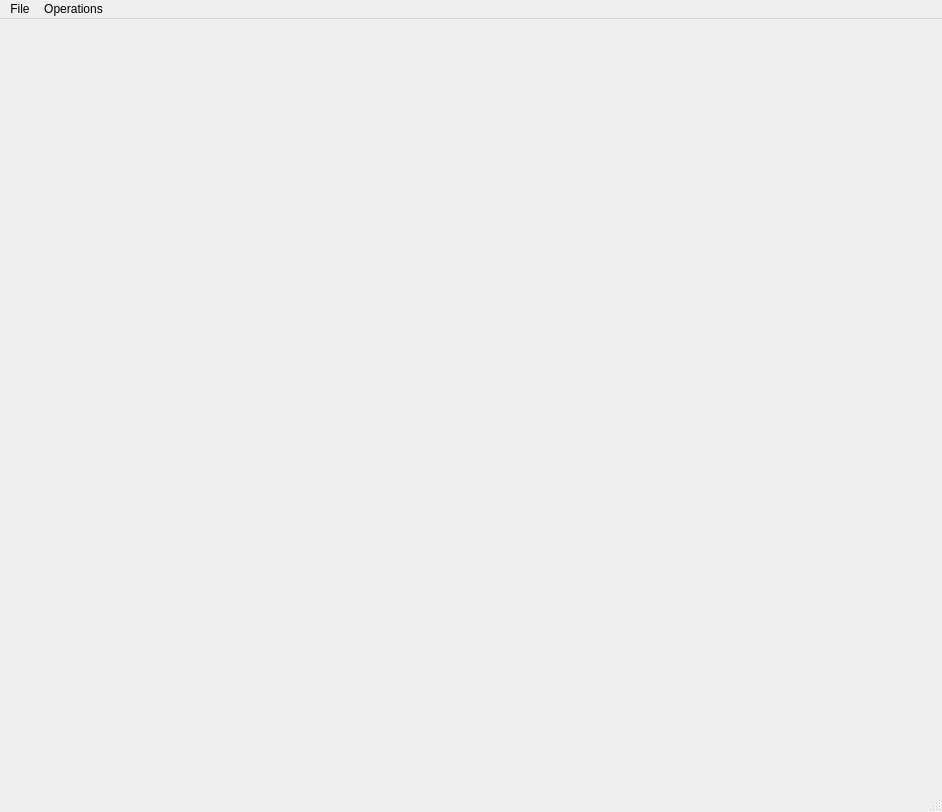
<?xml version="1.0" encoding="UTF-8"?>
<ui version="4.0">
 <class>DvonnWindow</class>
 <widget class="QMainWindow" name="DvonnWindow">
  <property name="geometry">
   <rect>
    <x>0</x>
    <y>0</y>
    <width>942</width>
    <height>812</height>
   </rect>
  </property>
  <property name="windowTitle">
   <string>Dvonn</string>
  </property>
  <widget class="QWidget" name="widget">
   <layout class="QGridLayout">
    <property name="margin">
     <number>10</number>
    </property>
    <property name="spacing">
     <number>6</number>
    </property>
    <item row="0" column="0">
     <widget class="sjSkeletonizer" name="viewer" native="true"/>
    </item>
   </layout>
  </widget>
  <widget class="QMenuBar" name="menubar">
   <property name="geometry">
    <rect>
     <x>0</x>
     <y>0</y>
     <width>942</width>
     <height>21</height>
    </rect>
   </property>
   <widget class="QMenu" name="menuFile">
    <property name="title">
     <string>File</string>
    </property>
    <addaction name="actionOpen_File"/>
   </widget>
   <widget class="QMenu" name="menuOperations">
    <property name="title">
     <string>Operations</string>
    </property>
    <addaction name="actionLaplacian_Smoothing"/>
   </widget>
   <addaction name="menuFile"/>
   <addaction name="menuOperations"/>
  </widget>
  <widget class="QStatusBar" name="statusBar"/>
  <action name="fileOpenAction">
   <property name="icon">
    <iconset>
     <normaloff>../../../QGLViewer/libQGLViewer-2.3.4/examples/contribs/dvonn/image2</normaloff>../../../QGLViewer/libQGLViewer-2.3.4/examples/contribs/dvonn/image2</iconset>
   </property>
   <property name="text">
    <string>&amp;Load game</string>
   </property>
   <property name="iconText">
    <string>Load game</string>
   </property>
   <property name="toolTip">
    <string>Load a saved game</string>
   </property>
   <property name="shortcut">
    <string>Ctrl+O</string>
   </property>
  </action>
  <action name="fileSaveAction">
   <property name="enabled">
    <bool>false</bool>
   </property>
   <property name="icon">
    <iconset>
     <normaloff>../../../QGLViewer/libQGLViewer-2.3.4/examples/contribs/dvonn/image3</normaloff>../../../QGLViewer/libQGLViewer-2.3.4/examples/contribs/dvonn/image3</iconset>
   </property>
   <property name="text">
    <string>&amp;Save</string>
   </property>
   <property name="iconText">
    <string>Save</string>
   </property>
   <property name="shortcut">
    <string>Ctrl+S</string>
   </property>
  </action>
  <action name="fileSaveAsAction">
   <property name="text">
    <string>Save &amp;As...</string>
   </property>
   <property name="iconText">
    <string>Save As</string>
   </property>
   <property name="shortcut">
    <string/>
   </property>
  </action>
  <action name="filePrintAction">
   <property name="icon">
    <iconset>
     <normaloff>../../../QGLViewer/libQGLViewer-2.3.4/examples/contribs/dvonn/image4</normaloff>../../../QGLViewer/libQGLViewer-2.3.4/examples/contribs/dvonn/image4</iconset>
   </property>
   <property name="text">
    <string>&amp;Print...</string>
   </property>
   <property name="iconText">
    <string>Print</string>
   </property>
   <property name="shortcut">
    <string/>
   </property>
  </action>
  <action name="fileExitAction">
   <property name="text">
    <string>E&amp;xit</string>
   </property>
   <property name="iconText">
    <string>Exit</string>
   </property>
   <property name="shortcut">
    <string>Ctrl+Q</string>
   </property>
  </action>
  <action name="gameUndoAction">
   <property name="icon">
    <iconset>
     <normaloff>../../../QGLViewer/libQGLViewer-2.3.4/examples/contribs/dvonn/image5</normaloff>../../../QGLViewer/libQGLViewer-2.3.4/examples/contribs/dvonn/image5</iconset>
   </property>
   <property name="text">
    <string>&amp;Undo</string>
   </property>
   <property name="iconText">
    <string>Undo</string>
   </property>
   <property name="shortcut">
    <string>Ctrl+Z</string>
   </property>
  </action>
  <action name="gameRedoAction">
   <property name="icon">
    <iconset>
     <normaloff>../../../QGLViewer/libQGLViewer-2.3.4/examples/contribs/dvonn/image6</normaloff>../../../QGLViewer/libQGLViewer-2.3.4/examples/contribs/dvonn/image6</iconset>
   </property>
   <property name="text">
    <string>&amp;Redo</string>
   </property>
   <property name="iconText">
    <string>Redo</string>
   </property>
   <property name="shortcut">
    <string>Ctrl+Y</string>
   </property>
  </action>
  <action name="helpHelpAction">
   <property name="text">
    <string>Rules of Dvonn</string>
   </property>
   <property name="iconText">
    <string>Rules of Dvonn</string>
   </property>
  </action>
  <action name="helpAboutAction">
   <property name="text">
    <string>&amp;About...</string>
   </property>
   <property name="iconText">
    <string>About</string>
   </property>
   <property name="shortcut">
    <string/>
   </property>
  </action>
  <action name="gameNewGameAction">
   <property name="text">
    <string>&amp;New Game</string>
   </property>
   <property name="iconText">
    <string>New Game</string>
   </property>
   <property name="shortcut">
    <string>Ctrl+N</string>
   </property>
  </action>
  <action name="displayTogglePossDestAction">
   <property name="checkable">
    <bool>true</bool>
   </property>
   <property name="checked">
    <bool>true</bool>
   </property>
   <property name="text">
    <string>Show &amp;possible plays</string>
   </property>
   <property name="iconText">
    <string>Show &amp;possible plays</string>
   </property>
  </action>
  <action name="displayToggleTexturesAction">
   <property name="checkable">
    <bool>true</bool>
   </property>
   <property name="checked">
    <bool>true</bool>
   </property>
   <property name="text">
    <string>Use &amp;textures</string>
   </property>
   <property name="iconText">
    <string>Use textures</string>
   </property>
  </action>
  <action name="displayToggleLightsAction">
   <property name="checkable">
    <bool>true</bool>
   </property>
   <property name="checked">
    <bool>true</bool>
   </property>
   <property name="text">
    <string>&amp;Spot light</string>
   </property>
   <property name="iconText">
    <string>Spot light</string>
   </property>
  </action>
  <action name="gameRandomlyFinishAction">
   <property name="text">
    <string>Randomly &amp;finish placement</string>
   </property>
   <property name="iconText">
    <string>Randomly &amp;finish placement</string>
   </property>
   <property name="shortcut">
    <string>R</string>
   </property>
  </action>
  <action name="displayToggleDragToPlayAction">
   <property name="checkable">
    <bool>true</bool>
   </property>
   <property name="text">
    <string>&amp;Drag to play</string>
   </property>
   <property name="iconText">
    <string>Drag to play</string>
   </property>
  </action>
  <action name="displayToggleShowLabelsAction">
   <property name="checkable">
    <bool>true</bool>
   </property>
   <property name="checked">
    <bool>false</bool>
   </property>
   <property name="text">
    <string>Show &amp;Labels</string>
   </property>
   <property name="iconText">
    <string>Show Labels</string>
   </property>
  </action>
  <action name="gameRandomlyMoveStackAction">
   <property name="text">
    <string>Rand&amp;omly move Stack</string>
   </property>
   <property name="iconText">
    <string>Randomly move Stack</string>
   </property>
   <property name="shortcut">
    <string>Shift+R</string>
   </property>
  </action>
  <action name="displayToggleShowAnimationAction">
   <property name="checkable">
    <bool>true</bool>
   </property>
   <property name="checked">
    <bool>true</bool>
   </property>
   <property name="text">
    <string>Show an&amp;imation</string>
   </property>
   <property name="iconText">
    <string>Show animation</string>
   </property>
  </action>
  <action name="helpMouseBindingsAction">
   <property name="text">
    <string>&amp;Mouse bindings</string>
   </property>
   <property name="iconText">
    <string>&amp;Mouse bindings</string>
   </property>
  </action>
  <action name="optionsAnimate_playsAction">
   <property name="checkable">
    <bool>true</bool>
   </property>
   <property name="checked">
    <bool>true</bool>
   </property>
   <property name="text">
    <string>Animate plays</string>
   </property>
   <property name="iconText">
    <string>Animate plays</string>
   </property>
  </action>
  <action name="actionOpen_File">
   <property name="text">
    <string>Open File</string>
   </property>
  </action>
  <action name="actionLaplacian_Smoothing">
   <property name="text">
    <string>Laplacian Smoothing</string>
   </property>
  </action>
  <actiongroup name="levelActionGroup">
   <action name="easyAction">
    <property name="checkable">
     <bool>true</bool>
    </property>
    <property name="checked">
     <bool>true</bool>
    </property>
    <property name="enabled">
     <bool>false</bool>
    </property>
    <property name="text">
     <string>&amp;Easy</string>
    </property>
    <property name="iconText">
     <string>Easy</string>
    </property>
   </action>
   <action name="averageAction">
    <property name="checkable">
     <bool>true</bool>
    </property>
    <property name="enabled">
     <bool>false</bool>
    </property>
    <property name="text">
     <string>&amp;Average</string>
    </property>
    <property name="iconText">
     <string>&amp;Average</string>
    </property>
   </action>
   <action name="difficultAction">
    <property name="checkable">
     <bool>true</bool>
    </property>
    <property name="enabled">
     <bool>false</bool>
    </property>
    <property name="text">
     <string>&amp;Difficult</string>
    </property>
    <property name="iconText">
     <string>Difficult</string>
    </property>
   </action>
  </actiongroup>
 </widget>
 <layoutdefault spacing="6" margin="11"/>
 <customwidgets>
  <customwidget>
   <class>sjSkeletonizer</class>
   <extends></extends>
   <header>sjSkeletonizer.h</header>
  </customwidget>
 </customwidgets>
 <resources/>
 <connections/>
 <slots>
  <slot>slotLaplacian()</slot>
 </slots>
</ui>
